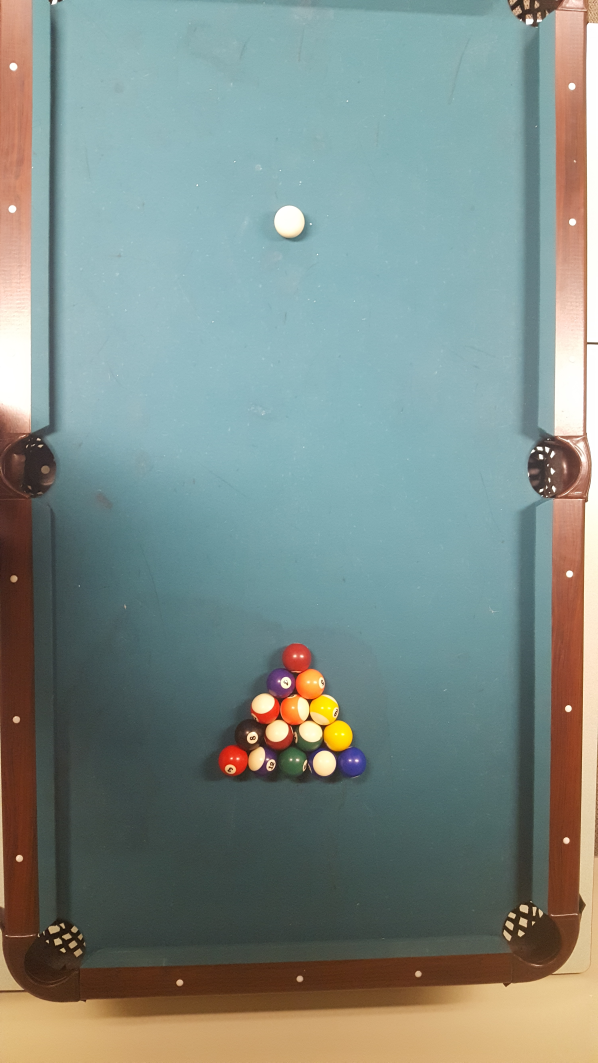
//> input picture bin/pcVR/Project1/image3.jpg, 2988 x 5312 px (shown at 1/5 size)
$ ./Project1   (built with g++ and OpenCV 4)
//> lines starting //> are read from the running program, lines starting //| are printed output that depends on the picture
// CannyStill.cpp

#include<opencv2/core/core.hpp>
#include<opencv2/highgui/highgui.hpp>
#include<opencv2/imgproc/imgproc.hpp>

#include<iostream>
#include<conio.h>           // may have to modify this line if not using Windows
#include<math.h>
#include <iomanip>


using namespace std;
using namespace cv;
using namespace cv::cuda;

bool iswhite(int B, int G, int R)
{
	bool B_ok = true;
	bool G_ok = true;
	bool R_ok = true;

	if (B < 130) { B_ok = false;}if (G < 130) { G_ok = false; }if (R < 130) { R_ok = false; } // knock out low outliers
	float colourdist = (pow(double(pow(double(255 - R), 2) + pow(double(255 - B), 2) + pow(double(255 - G), 2)),0.5));
	if (colourdist > 180) { B_ok = false; } // knock out numbers very far in distance from white.
	float avg = (G + B + R) / 3;
	float percent_thresh =43;
	// [17 lines of commented-out code are left out]
	float low_B = B*(1-(percent_thresh/100));
	float high_B = B*(1+(percent_thresh/100));
	float low_R = R*(1 - (percent_thresh / 100));
	float high_R = R*(1 + (percent_thresh / 100));

	if ((low_B > float(G)) || (float(G) > high_B)) { G_ok = false; } //knock out greens far from blues
	if ((low_B > float(R)) || (float(R) > high_B)) { R_ok = false; } //knock out reds far from blues
	if ((low_R > float(G)) || (float(G) > high_R)) { G_ok = false; } //knock out greens far from reds

	int culmulative_distance = abs(B - G) + abs(B - R) + abs(R - G);
	if (culmulative_distance > 115) { R_ok = false; }

	if (colourdist < 80) { return(true); } // override all if very small distance from white.
	return (G_ok && B_ok && R_ok);

}

///////////////////////////////////////////////////////////////////////////////////////////////////
int main() {


	cv::Mat imgOriginal;        // input image
	cv::Mat imgGrayscale;       // grayscale of input image
	cv::Mat imgforwhitedetection;         // intermediate blured image
	cv::Mat imgCanny;           // Canny edge image
	vector<Vec3f> output;

	imgOriginal = cv::imread("image3.jpg");          // open image
//> imgOriginal is the input picture: 5312 rows x 2988 cols, CV_8UC3; mean B, G, R 134.8, 140.6, 127

	if (imgOriginal.empty()) {                                  // if unable to open image
		std::cout << "error: image not read from file\n\n";     // show error message on command line
		_getch();                                               // may have to modify this line if not using Windows
		return(0);                                              // and exit program
	}

	cv::cvtColor(imgOriginal, imgGrayscale, CV_BGR2GRAY);       // convert to grayscale
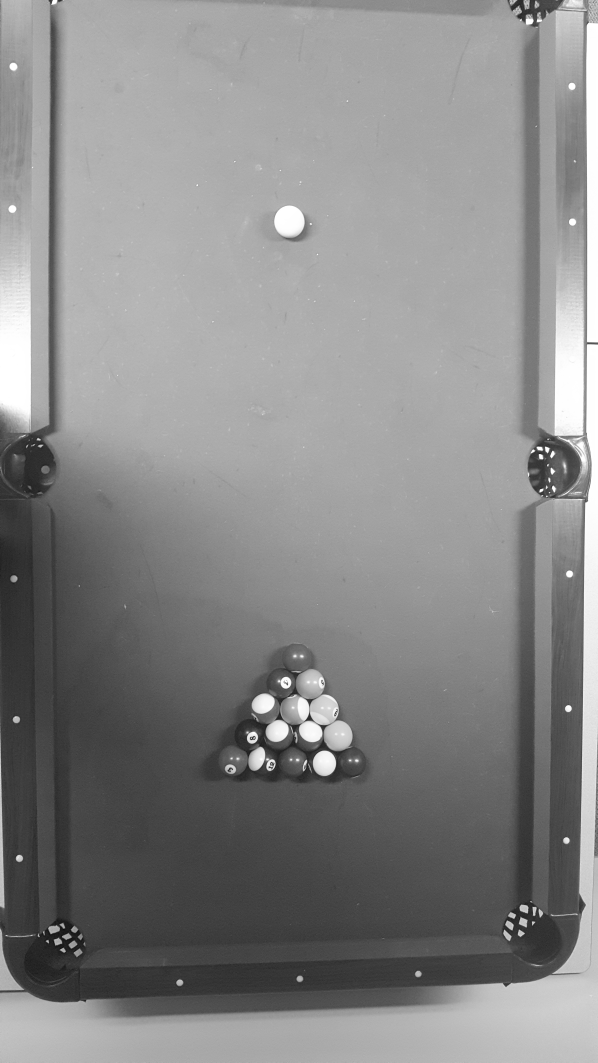
//> imgGrayscale: 5312 rows x 2988 cols, CV_8UC1 (shown at 1/5 size); min 2, max 255, mean 135.9
	cv::cvtColor(imgOriginal, imgforwhitedetection, CV_BGR2Lab);
//> imgforwhitedetection: 5312 rows x 2988 cols, CV_8UC3; mean of channels 0, 1, 2 145.5, 123.4, 130.1
	//cv::GaussianBlur(imgGrayscale,          // input image
	//	imgBlurred,                         // output image
	//	cv::Size(5, 5),                     // smoothing window width and height in pixels
	//	1.5);                               // sigma value, determines how much the image will be blurred


	cv::Canny(imgGrayscale,           // input image
		imgCanny,                   // output image
		75,                        // low threshold
		100);                       // high threshold
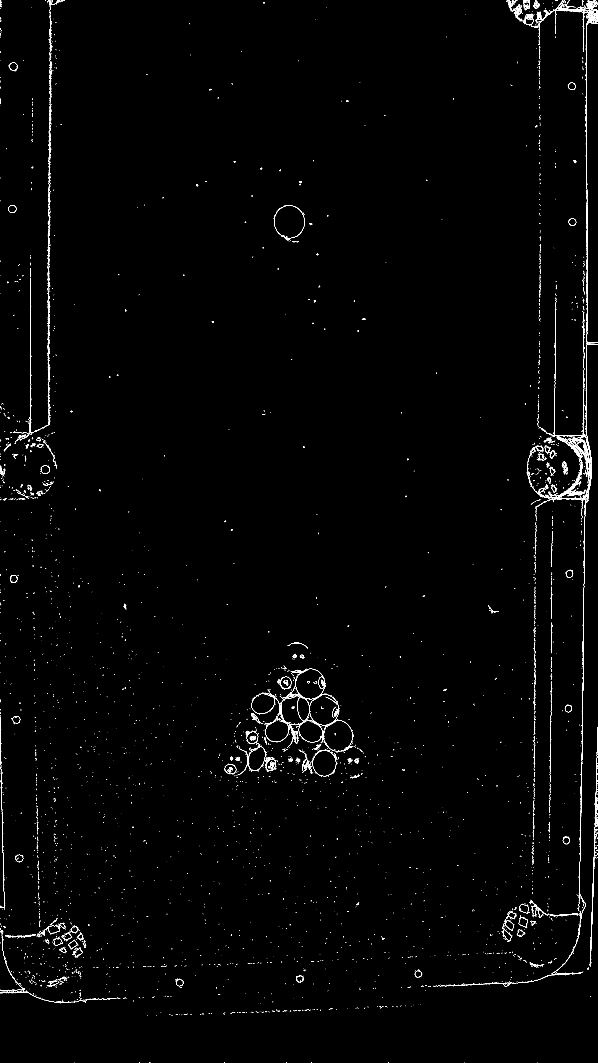
//> imgCanny: 5312 rows x 2988 cols, CV_8UC1 (shown at 1/5 size); 0.5% white in thin lines or dots
	/*
	///
	line detection
	///
	*/

	vector<cv::Vec4i> lines;
	HoughLinesP(imgCanny, lines, 1, CV_PI / 180, 75, 500, 30);
//> lines = 25 lines (x1, y1, x2, y2), first 8: [2932, 1717, 2932, 903], [2935, 1671, 2935, 918], [2901, 4268, 2914, 3503], [243, 2122, 243, 1360], [2950, 4831, 2977, 4056], [247, 2121, 247, 1487], [244, 2125, 244, 1360], [246, 1445, 246, 741]
	bool ignorel = false;
	int linedirection[200] = { 0 };// so far: 0 ignore line, 1 vertical line, 2 horizontal line.
	int M = 0;
	// the final lines are stored as botthoriz. right vert. top hori, left verti
	Vec4i finallines[4] = { {100,100,4800,100},{4000,100,4000,4800},{4000,4800,100,4800},{100,4800,100,100} }; // begin by assuming square of 4800 pixels.
	cout <<  finallines[0][1] << finallines[1] << "SUPER ORIGINAL TOP/BOTTOM" << endl;
	for (size_t r = 0; r < lines.size(); r++)
	{
		if (r == 0) { cout << lines.size()<< " < SIZE "<<finallines[0][2] << finallines[2][2] << "ORIGINAL TOP/BOTTOM" << endl; }

		ignorel = false;
		Vec4i l = lines[r];

		Vec4i others = lines[r];

		if (abs((int(l[0]) - int(l[2]))) < 40) { linedirection[r] = 1; } // check x begin/x end within certain distance(vertical).
		if (abs((int(l[1]) - int(l[3]))) < 40) { linedirection[r] = 2; } // check y begin/y end within certain distance(horizontal).

		if (linedirection[r] == 1) { l[1] = 10; l[3] = 100000; l[0] = l[2]; } // align, extend vertical lines.
		if (linedirection[r] == 2) { l[0] = 10; l[2] = 100000; l[1] = l[3];
		cout << l << endl;
		} // align, extend horizontal lines.

		if (r == 0) { cout << finallines[0] << finallines[2] << "ORIGINAL TOP/BOTTOM" << endl; }

		for (int k = 1; k < r; k++) {
			others = lines[r - k];

			if ((int(l[0]) > int(others[0]) - 20) && (int(l[0]) < int(others[0]) + 20)) { linedirection[r] = 0; }
			if ((int(l[1]) > int(others[1]) - 20) && (int(l[1]) < int(others[1]) + 20)) { linedirection[r] = 0; }
			if ((int(l[2]) > int(others[2]) - 20) && (int(l[2]) < int(others[2]) + 20)) { linedirection[r] = 0; }
			if ((int(l[3]) > int(others[3]) - 20) && (int(l[3]) < int(others[3]) + 20)) { linedirection[r] = 0; }

			if ((linedirection[r] == 2)) { cout << l << "this is the line" << endl;
			cout << l[1] << "needs to be lower than 2000 and higher than  ->" << finallines[0][1] << endl;
			cout << "or" << l[1] << "needs to be higher than 2000 and lower than  ->" << finallines[2][1] << endl;
			}

			if ((linedirection[r] == 1) && (l[0] < 2000) && (l[0]) > finallines[3][0]) { finallines[3] = l; }
			if ((linedirection[r] == 1) && (l[0] > 2000) && (l[0]) < finallines[1][0]) { finallines[1] = l; }
			if ((linedirection[r] == 2) && (l[1] < 2000) && (l[1]) > finallines[0][1]) { finallines[0] = l; }
			if ((linedirection[r] == 2) && (l[1] > 2000) && (l[1]) < finallines[2][1]) { finallines[2] = l; }
			//ingore lines generated from points very close to eachother.

		}

		if (linedirection[r] == 0) {
			M = M + 1;
			//cout << M << "line code" << l[0] << " < xstart " << l[1] << " <ystart " << l[2] << " <xend " << l[3] << "yend"<<endl ;
			//line(imgOriginal, Point(l[0], l[1]), Point(l[2], l[3]), Scalar(0, 0, 255), 3, CV_AA);
		}
	}
//> this loop made 25 passes
//> (printed output is left out)
//> after the loop, linedirection = 200 values, max 1 at index 0, min 0 at index 5, mean 0.035; finallines = 4 items: [100, 100, 4800, 100], [2673, 10, 2673, 100000], [4000, 4800, 100, 4800], [251, 10, 251, 100000]; M = 18

		for (int k = 0; k < 4; k++) {

			cout << finallines[k] << endl;
			line(imgOriginal, Point(finallines[k][0], finallines[k][1]), Point(finallines[k][2], finallines[k][3]), Scalar(0, 0, 255), 3, CV_AA);

		}
//> this loop made 4 passes
//| [100, 100, 4800, 100]
//| [2673, 10, 2673, 100000]
//| [4000, 4800, 100, 4800]
//| [251, 10, 251, 100000]


	cv::HoughCircles(imgGrayscale, output, CV_HOUGH_GRADIENT, 2, imgGrayscale.rows / 40, 70, 67, 65,80);
//> output = 17 circles (x, y, radius), first 12: [1549, 3421, 74.4], [1683, 3679, 78.8], [1473, 3547, 74.4], [1331, 3541, 76.6], [1625, 3547, 78.8], [1405, 3415, 74.4], [1447, 1105, 76.6], [1543, 3677, 72.2], [1395, 3673, 72.2], [1607, 3815, 72.2], [1167, 3803, 76.6], [1457, 3811, 78.8]
	int balls[16][6];//stored as x,y,B,G,R,#ofwhitepixels.
	int deciderarray[3];
	int tempwhitepix = 0;
	int tempnotwhite = 0;
	bool whitechecker = false;
	int ballfound = 0;

	//eginning of circle detection

	for (size_t i = 0; i < output.size(); i++)
	{

		// [6 lines of commented-out code are left out]


		if (		// only takes balls in the lines.
			((output[i][0]) < (finallines[1][0])-70)		// to the left of right verti x

			&& ((output[i][0]) > (finallines[3][0])+70) // to the right of left verti x

			&& ((output[i][1]) < (finallines[2][1])-70) // below the top hori y

			&& ((output[i][1]) > (finallines[0][1])+70) // above the bottom hori y

			) { //for testing
			ballfound = ballfound + 1;


			Point center(cvRound(output[i][0]), cvRound(output[i][1]));
			cv::Vec3b COLA(0, 0, 0);
			int radius = cvRound(output[i][2]);


			//Vec3b colour = imgOriginal.at<Vec3b>(cvRound(output[i][0]), cvRound(output[i][1]));


			deciderarray[0] = 0; deciderarray[1] = 0; deciderarray[2] = 0;
			tempwhitepix = 0; tempnotwhite = 0; whitechecker = 0;

			for (size_t j = 0; j < 10; j++) {

				Point current(cvRound(output[i][0] + ((radius / 10) * j*pow(-1, j))), cvRound(output[i][1]));
				COLA = imgOriginal.at<cv::Vec3b>(current);
				//imgOriginal.at<cv::Vec3b>(current) = (0, 0, 255);

				whitechecker = iswhite(int(COLA.val[0]), int(COLA.val[1]), int(COLA.val[2]));
				//cout << COLA << whitechecker << endl;

				//cout << whitechecker << "whitechecker" << endl;
				if (whitechecker == true) {
					tempwhitepix = tempwhitepix + 1;
					//cout << COLA << endl;

				}
				else {

					deciderarray[0] = deciderarray[0] + int(COLA.val[0]);
					deciderarray[1] = deciderarray[1] + int(COLA.val[1]);
					deciderarray[2] = deciderarray[2] + int(COLA.val[2]);
					//cout << deciderarray[0] << "< decider array" << int(COLA.val[0]) << "< the colour" << tempnotwhite << "< numcol" << endl;

					tempnotwhite = tempnotwhite + 1;
				}
			}

			for (size_t k = 0; k < 10; k++) {
				Point current(cvRound(output[i][0]), cvRound((output[i][1]) + ((radius / 10) * k*pow(-1, k))));
				COLA = imgOriginal.at<cv::Vec3b>(current);
				//imgOriginal.at<cv::Vec3b>(current) = (0, 0, 255);
				whitechecker = iswhite(int(COLA.val[0]), int(COLA.val[1]), int(COLA.val[2]));
				//cout << COLA << whitechecker << endl;
				if (whitechecker == true) {
					tempwhitepix = tempwhitepix + 1;
					//cout << COLA << "iswhite" << endl;
				}
				else {
					deciderarray[0] = deciderarray[0] + int(COLA.val[0]);
					deciderarray[1] = deciderarray[1] + int(COLA.val[1]);
					deciderarray[2] = deciderarray[2] + int(COLA.val[2]);
					//cout << deciderarray[0] << "< decider array" << int(COLA.val[0]) << "< the colour" << tempnotwhite << "< numcol" << endl;
					tempnotwhite = tempnotwhite + 1;
				}
			}
			if (tempnotwhite > 0) {
				//cout << "coloured numcolouredpixels >> " << tempnotwhite << endl;
				balls[ballfound][0] = cvRound(output[i][0]);
				balls[ballfound][1] = cvRound(output[i][1]);
				balls[ballfound][2] = cvRound(deciderarray[0] / tempnotwhite);
				balls[ballfound][3] = cvRound(deciderarray[1] / tempnotwhite);
				balls[ballfound][4] = cvRound(deciderarray[2] / tempnotwhite);
				balls[ballfound][5] = tempwhitepix;
			}
			else
			{
				//cout << "ball" << i << "iswhite" << endl;
				balls[ballfound][0] = cvRound(output[i][0]);
				balls[ballfound][1] = cvRound(output[i][1]);
				balls[ballfound][2] = 255;
				balls[ballfound][3] = 255;
				balls[ballfound][4] = 255;
				balls[ballfound][5] = tempwhitepix;
			}

			cout << balls[ballfound][0] << "|0|" << balls[ballfound][1] << "|1|" << balls[ballfound][2] << "|2|" << balls[ballfound][3] << "<|3|" << balls[ballfound][4] << "<|4|" << balls[ballfound][5] << "<|5|" << endl;


			int C = 0;

			if (i == 1) {
				C = 255;
			}


			// draw the circle center
			circle(imgOriginal, center, 3, Scalar(C, 255, 0), -1, 8, 0);
			// draw the circle outline
			circle(imgOriginal, center, radius, Scalar(C, 255, 0), 3, 8, 0);


		}
		//cout << i << "------------------";

	}
//> this loop made 17 passes
//> (center, radius, whitechecker, tempwhitepix, tempnotwhite) on passes 1 to 8: (Point(1549, 3421), 74, false, 1, 19), (Point(1683, 3679), 79, false, 0, 20), (Point(1473, 3547), 74, false, 3, 17), (Point(1331, 3541), 77, true, 13, 7), (Point(1625, 3547), 79, false, 0, 20), (Point(1405, 3415), 74, false, 5, 15), (Point(1447, 1105), 77, true, 20, 0), (Point(1543, 3677), 72, true, 15, 5)
//> (printed output is left out)
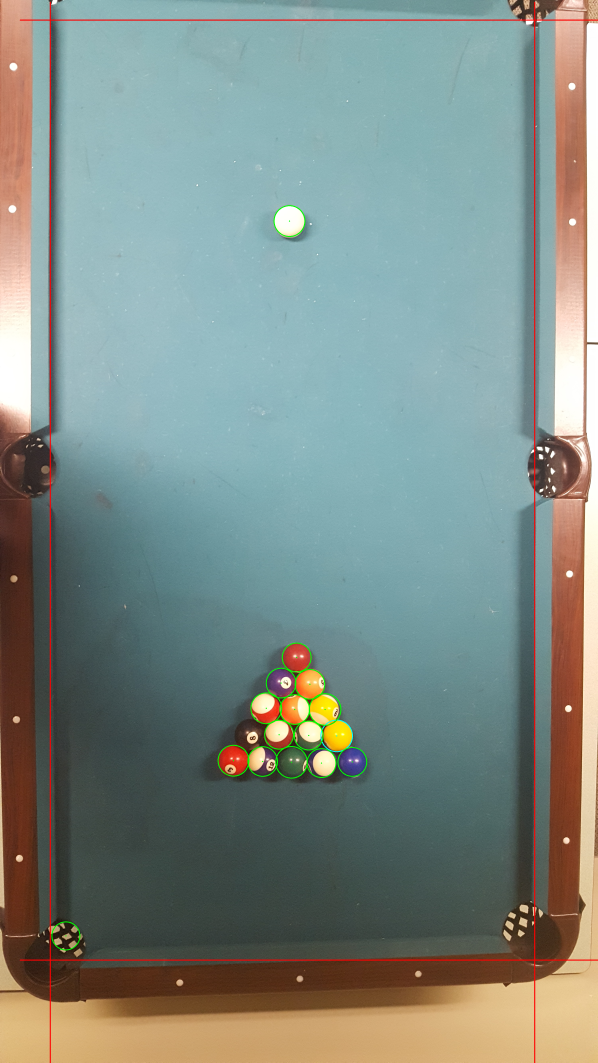
//> imgOriginal: 5312 rows x 2988 cols, CV_8UC3 (shown at 1/5 size); mean B, G, R 134.1, 140.4, 127.6
//> after the loop, ballfound = 16; deciderarray = [1303, 1539, 1967]; tempwhitepix = 9; tempnotwhite = 11; whitechecker = false


	//cv::namedWindow("circles", CV_WINDOW_NORMAL);
	//cv::imshow("circles", imgOriginal);


									// declare windows
	cv::namedWindow("imgOriginal", CV_WINDOW_NORMAL);     // note: you can use CV_WINDOW_NORMAL which allows resizing the window
	//cv::namedWindow("imgCanny", CV_WINDOW_NORMAL);        // or CV_WINDOW_AUTOSIZE for a fixed size window matching the resolution of the image
															// CV_WINDOW_AUTOSIZE is the default
	cv::imshow("imgOriginal", imgOriginal);     // show windows
	//cv::imshow("imgCanny", imgCanny);
	cv::waitKey(0);                 // hold windows open until user presses a key

	return(0);
}

$ run again, with bin/pcVR/Project1/image2.jpg copied over bin/pcVR/Project1/image3.jpg
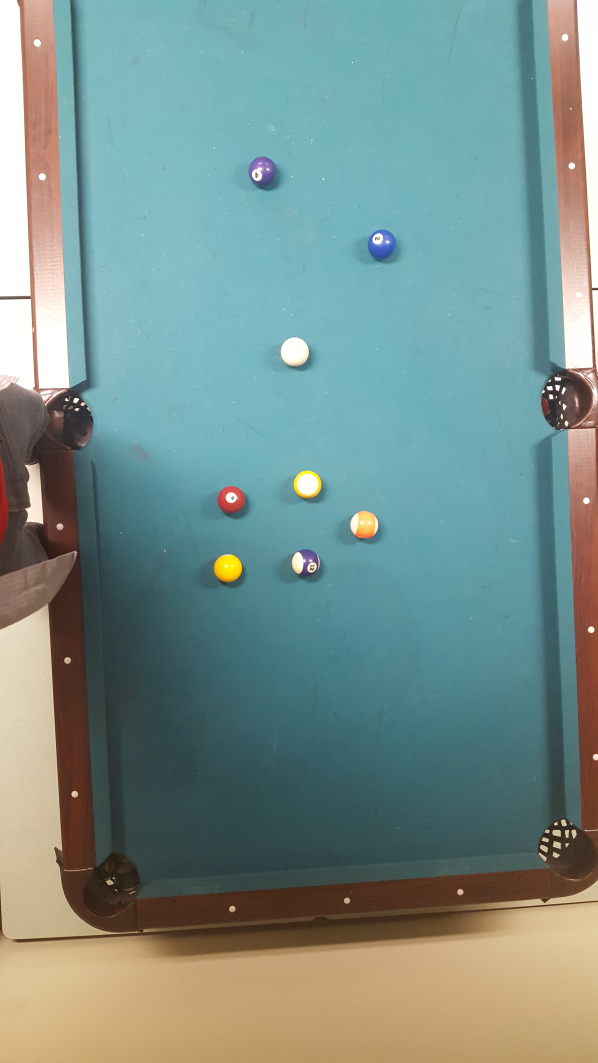
//> input picture bin/pcVR/Project1/image2.jpg, 2988 x 5312 px (shown at 1/5 size)
//> imgOriginal is the input picture: 5312 rows x 2988 cols, CV_8UC3; mean B, G, R 140.3, 145, 120.6
//> `cv::cvtColor(imgOriginal, imgGrayscale, CV_BGR2GRAY);`:
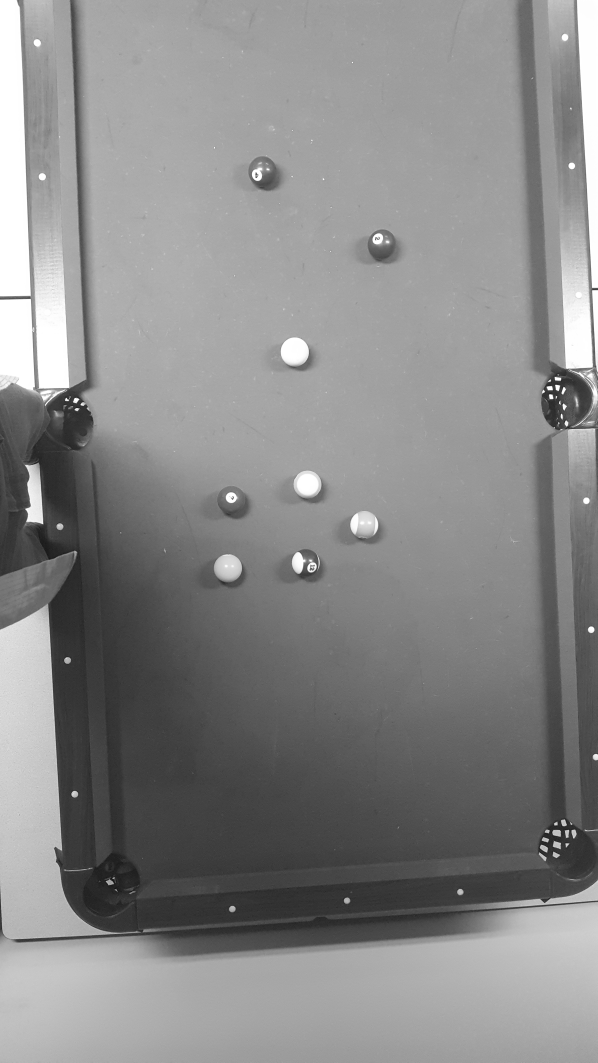
//> imgGrayscale: 5312 rows x 2988 cols, CV_8UC1 (shown at 1/5 size); min 2, max 255, mean 137.1
//> imgforwhitedetection: 5312 rows x 2988 cols, CV_8UC3; mean of channels 0, 1, 2 148.2, 120.5, 128.4
//> `cv::Canny(imgGrayscale, imgCanny, 75, 100);`:
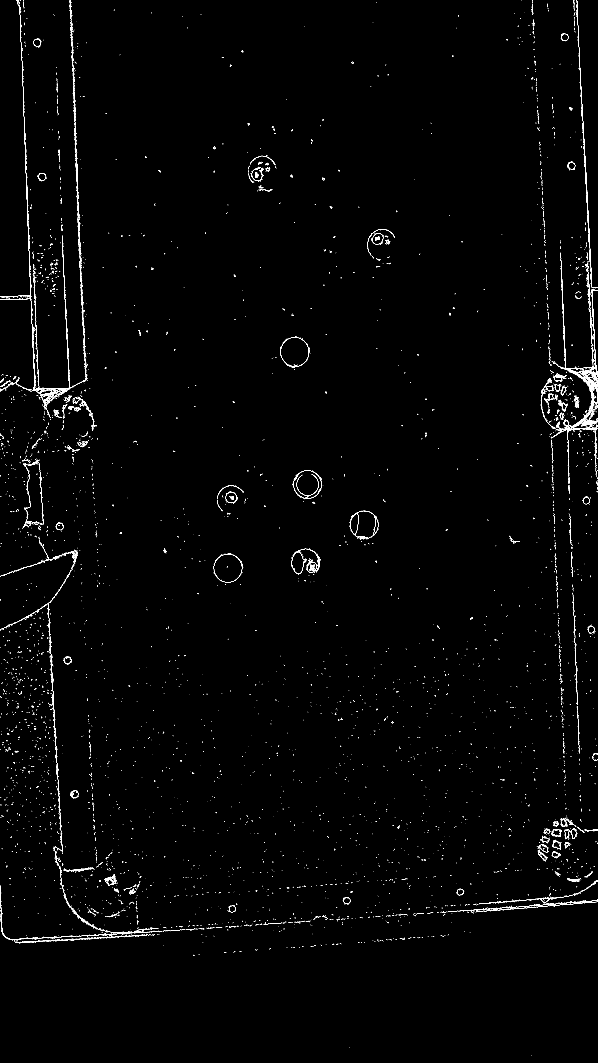
//> imgCanny: 5312 rows x 2988 cols, CV_8UC1 (shown at 1/5 size); 0.52% white in thin lines or dots
//> lines = 21 lines (x1, y1, x2, y2), first 8: [107, 243, 136, 1052], [2921, 768, 2963, 1570], [353, 3, 397, 1255], [2917, 640, 2973, 1710], [791, 4658, 1550, 4605], [2870, 3052, 2888, 3581], [351, 0, 383, 909], [49, 4697, 660, 4665]
//> the loop `for (size_t r = 0; r < lines.size(); r++)` made 21 passes
//> (printed output is left out)
//> after the loop `for (size_t r = 0; r < lines.size(); r++)`: linedirection = 200 values, max 1 at index 0, min 0 at index 1, mean 0.005; finallines = 4 items: [100, 100, 4800, 100], [2732, 10, 2732, 100000], [10, 4532, 100000, 4532], [427, 10, 427, 100000]; M = 20
//> the loop `for (int k = 0; k < 4; k++)` made 4 passes
//| [100, 100, 4800, 100]
//| [2732, 10, 2732, 100000]
//| [10, 4532, 100000, 4532]
//| [427, 10, 427, 100000]
//> output = 9 circles (x, y, radius): [1821, 2625, 70], [1473, 1757, 70], [1139, 2839, 70], [2903, 1959, 78.8], [1539, 2419, 72.2], [1523, 2815, 70], [1911, 1221, 72.2], [1157, 2497, 70], [1311, 857, 70]
//> the loop `for (size_t i = 0; i < output.size(); i++)` made 9 passes
//> (center, radius, whitechecker, tempwhitepix, tempnotwhite) on passes 1, 2, 3, 5, 6, 7, 8, 9: (Point(1821, 2625), 70, false, 4, 16), (Point(1473, 1757), 70, true, 20, 0), (Point(1139, 2839), 70, true, 1, 19), (Point(1539, 2419), 72, false, 16, 4), (Point(1523, 2815), 70, false, 8, 12), (Point(1911, 1221), 72, false, 4, 16), (Point(1157, 2497), 70, false, 8, 12), (Point(1311, 857), 70, false, 7, 13)
//> (printed output is left out)
//> after the loop `for (size_t i = 0; i < output.size(); i++)`: ballfound = 8; deciderarray = [2184, 1386, 1642]; tempwhitepix = 7; tempnotwhite = 13; whitechecker = false
